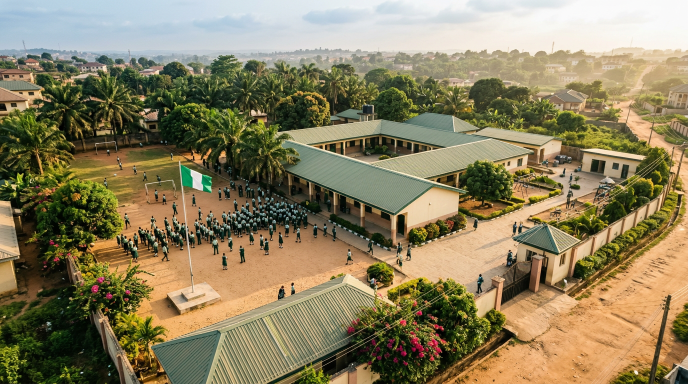
#> input picture scripts/assets/hero-aerial.png, 1376 x 768 px (shown at 1/2 size)
$ python sample-uniform-colour.py assets/hero-aerial.png
#> lines starting #> are read from the running program, lines starting #| are printed output that depends on the picture
#!/usr/bin/env python3
"""Sample the dominant uniform colour from a photograph of MGGS pupils.

Usage:
    python3 scripts/sample-uniform-colour.py path/to/uniform-photo.jpg
    python3 scripts/sample-uniform-colour.py path/to/photo.jpg --region 0.3,0.2,0.7,0.6

The script is deliberately conservative:

  * the background near the frame edges is estimated and excluded,
  * very light (sky/walls) and near-neutral (skin, white shirts in shadow)
    clusters are deprioritised rather than picked blindly,
  * the fabric is assumed to be a saturated, mid-to-dark colour, which is what
    school uniform cloth typically is.

It prints the dominant fabric colours with HEX/RGB values, the HSL of each, and a
recommended primary. It also writes a swatch image so the result can be checked
by eye. Nothing is written into the site — the colour is only adopted after a
human has looked at the swatches and confirmed they match the uniform.

Requirements: pillow  (pip install pillow)
"""
from __future__ import annotations

import argparse
import colorsys
import sys
from pathlib import Path

from PIL import Image

MAX_SIDE = 480  # downsample before clustering; plenty for colour statistics


def load(path: Path, region: tuple[float, float, float, float] | None) -> Image.Image:
    image = Image.open(path).convert("RGB")
    if region:
        left, top, right, bottom = region
        image = image.crop(
            (
                int(left * image.width),
                int(top * image.height),
                int(right * image.width),
                int(bottom * image.height),
            )
        )
    image.thumbnail((MAX_SIDE, MAX_SIDE), Image.LANCZOS)
    return image


def edge_background(image: Image.Image) -> tuple[float, float, float]:
    """Average colour of a thin border — a proxy for the scene background."""
    w, h = image.size
    pixels = image.load()
    samples = []
    band = max(1, min(w, h) // 40)
    for x in range(w):
        for y in list(range(band)) + list(range(h - band, h)):
            samples.append(pixels[x, y])
    for y in range(h):
        for x in list(range(band)) + list(range(w - band, w)):
            samples.append(pixels[x, y])
    count = len(samples) or 1
    return (
        sum(p[0] for p in samples) / count,
        sum(p[1] for p in samples) / count,
        sum(p[2] for p in samples) / count,
    )


def distance(a: tuple[float, float, float], b: tuple[float, float, float]) -> float:
    return sum((x - y) ** 2 for x, y in zip(a, b)) ** 0.5


def quantise(image: Image.Image, colours: int) -> list[tuple[tuple[int, int, int], int]]:
    palette = image.convert("P", palette=Image.ADAPTIVE, colors=colours)
    palette = palette.convert("RGB")
    counts: dict[tuple[int, int, int], int] = {}
    for pixel in palette.getdata():
        counts[pixel] = counts.get(pixel, 0) + 1
    return sorted(counts.items(), key=lambda item: item[1], reverse=True)


def describe(rgb: tuple[int, int, int]) -> dict[str, float]:
    r, g, b = (channel / 255 for channel in rgb)
    h, l, s = colorsys.rgb_to_hls(r, g, b)
    return {"h": h * 360, "l": l, "s": s}


def hexcode(rgb: tuple[int, int, int]) -> str:
    return "#{:02X}{:02X}{:02X}".format(*rgb)


def darken(rgb: tuple[int, int, int], factor: float = 0.62) -> tuple[int, int, int]:
    return tuple(max(0, int(channel * factor)) for channel in rgb)  # type: ignore[return-value]


def lighten(rgb: tuple[int, int, int], factor: float = 0.86) -> tuple[int, int, int]:
    return tuple(int(channel + (255 - channel) * factor) for channel in rgb)  # type: ignore[return-value]


def luminance(rgb: tuple[int, int, int]) -> float:
    def channel(value: int) -> float:
        c = value / 255
        return c / 12.92 if c <= 0.03928 else ((c + 0.055) / 1.055) ** 2.4

    r, g, b = (channel(v) for v in rgb)
    return 0.2126 * r + 0.7152 * g + 0.0722 * b


def contrast(a: tuple[int, int, int], b: tuple[int, int, int]) -> float:
    la, lb = luminance(a), luminance(b)
    lighter, darker = max(la, lb), min(la, lb)
    return (lighter + 0.05) / (darker + 0.05)


def write_swatches(candidates, path: Path) -> None:
    swatch_w, swatch_h = 220, 96
    canvas = Image.new("RGB", (swatch_w, swatch_h * len(candidates)), (245, 244, 240))
    for index, (rgb, share) in enumerate(candidates):
        block = Image.new("RGB", (swatch_w, swatch_h), rgb)
        canvas.paste(block, (0, index * swatch_h))
    canvas.save(path)
    print(f"\nswatches written to {path}")


def main() -> int:
    parser = argparse.ArgumentParser(description="Sample the dominant uniform colour from a photo.")
    parser.add_argument("photo", type=Path, help="photograph of MGGS pupils in uniform")
    parser.add_argument(
        "--region",
        help="optional crop as left,top,right,bottom fractions (e.g. 0.25,0.15,0.75,0.75) "
        "to isolate the uniform from the rest of the frame",
    )
    parser.add_argument("--colours", type=int, default=10, help="palette size before filtering")
    parser.add_argument("--min-saturation", type=float, default=0.18)
    parser.add_argument("--min-lightness", type=float, default=0.08)
    parser.add_argument("--max-lightness", type=float, default=0.72)
    args = parser.parse_args()

    if not args.photo.exists():
        print(f"photo not found: {args.photo}", file=sys.stderr)
        return 1

    region = None
    if args.region:
        try:
            region = tuple(float(part) for part in args.region.split(","))  # type: ignore[assignment]
            if len(region) != 4:
                raise ValueError
        except ValueError:
            print("--region must be four comma-separated fractions", file=sys.stderr)
            return 1

    image = load(args.photo, region)
#> in load, image is the input picture: PIL image 1376x768 RGB; mean R, G, B 139.2, 127.9, 94.9
#> in load, `image.thumbnail((MAX_SIDE, MAX_SIDE), Image.LANCZOS)`:
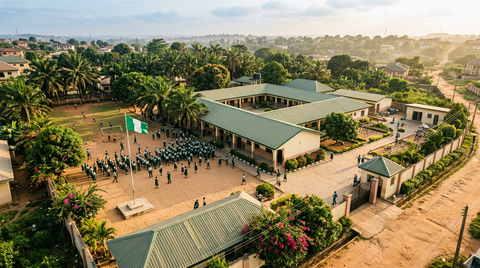
#> image: PIL image 480x268 RGB; mean R, G, B 139.2, 127.9, 94.9
    background = edge_background(image)
#> after the loop in edge_background, `for x in range(w):`: samples = 5760 items, first 6: (181, 208, 226), (180, 206, 225), (180, 207, 226), (179, 206, 226), (176, 205, 224), (178, 205, 224)
#> after the loop in edge_background, `for y in range(h):`: samples = 8976 items, first 6: (181, 208, 226), (180, 206, 225), (180, 207, 226), (179, 206, 226), (176, 205, 224), (178, 205, 224)
#> in edge_background, `count = len(samples) or 1`: count = 8976
#> background = (161.5, 153.8, 129.3)
    total = sum(count for _, count in quantise(image, args.colours))
#> in quantise, `palette = image.convert("P", palette=Image.ADAPTIVE, colors=colours)`:
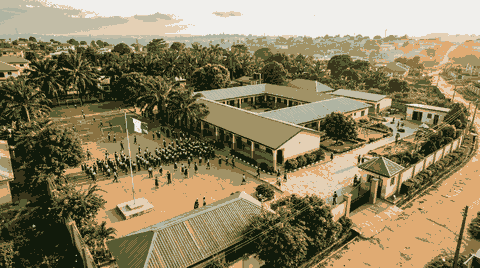
#> palette: PIL image 480x268 P; mean R, G, B 140.5, 128.3, 95.6
#> the loop in quantise, `for pixel in palette.getdata():` made 128640 passes
#> pixel on passes 1 to 3: (194, 189, 167), (194, 189, 167), (194, 189, 167)
#> after the loop in quantise, `for pixel in palette.getdata():`: counts = 10 items
#> total = 128640

    candidates: list[tuple[tuple[int, int, int], int]] = []
    rejected: list[str] = []
    for rgb, count in quantise(image, args.colours):
        share = count / total
        hls = describe(rgb)
        reason = None
        if share < 0.02:
            reason = "too little of the frame"
        elif distance(rgb, background) < 40:
            reason = "matches the background"
        elif hls["s"] < args.min_saturation:
            reason = "near-neutral (skin, white, grey)"
        elif not (args.min_lightness <= hls["l"] <= args.max_lightness):
            reason = "too light or too dark for fabric"
        if reason:
            rejected.append(f"  {hexcode(rgb)} {share:5.1%}  {reason}")
            continue
        candidates.append((rgb, share))
#> this loop made 10 passes
#> (rgb, count, share, r in describe, g in describe, b in describe, h in describe, l in describe) on passes 2, 3, 7, 8, 10: ((161, 146, 102), 17302, 0.134, 0.631, 0.573, 0.4, 0.124, 0.516), ((17, 26, 11), 16164, 0.126, 0.0667, 0.102, 0.0431, 0.267, 0.0725), ((240, 239, 236), 12302, 0.0956, 0.941, 0.937, 0.925, 0.125, 0.933), ((228, 208, 181), 6851, 0.0533, 0.894, 0.816, 0.71, 0.0957, 0.802), ((175, 180, 162), 5349, 0.0416, 0.686, 0.706, 0.635, 0.213, 0.671)
#> (rgb, count, share, r in describe, g in describe, b in describe, h in describe, l in describe) on passes 1, 4, 5, 6, 9: ((224, 171, 115), 17675, 0.137, 0.878, 0.671, 0.451, 0.0856, 0.665), ((58, 54, 28), 15815, 0.123, 0.227, 0.212, 0.11, 0.144, 0.169), ((87, 91, 51), 15767, 0.123, 0.341, 0.357, 0.2, 0.183, 0.278), ((138, 114, 66), 15000, 0.117, 0.541, 0.447, 0.259, 0.111, 0.4), ((194, 189, 167), 6415, 0.0499, 0.761, 0.741, 0.655, 0.136, 0.708)
#> after the loop, candidates = [((224, 171, 115), 0.137), ((58, 54, 28), 0.123), ((87, 91, 51), 0.123), ((138, 114, 66), 0.117), ((194, 189, 167), 0.0499)]; rejected = 5 items

    print(f"photo: {args.photo}")
    print(f"sampled region: {region or 'whole frame'}")
    print(f"estimated background: {hexcode(tuple(int(c) for c in background))}\n")
#| estimated background: #A19981

    if not candidates:
        print("No fabric-like colour found. Try --region to crop onto the uniform,", file=sys.stderr)
        print("or loosen --min-saturation / --max-lightness.", file=sys.stderr)
        print("\nRejected clusters:", file=sys.stderr)
        print("\n".join(rejected) or "  (none)", file=sys.stderr)
        return 2

    print("candidate uniform colours (most common first):")
    print(f"  {'HEX':8} {'share':>6}  {'HSL':>18}  contrast vs white / black")
    for rgb, share in candidates:
        hls = describe(rgb)
        print(
            f"  {hexcode(rgb):8} {share:5.1%}  "
            f"H{hls['h']:5.1f} S{hls['s']:4.0%} L{hls['l']:4.0%}  "
            f"{contrast(rgb, (255, 255, 255)):5.2f} / {contrast(rgb, (0, 0, 0)):4.2f}"
        )
#> this loop made 5 passes
#> (rgb, share, h in describe, l in describe, s in describe, hls, la in contrast, lighter in contrast) on passes 1 to 5: ((224, 171, 115), 0.137, 0.0856, 0.665, 0.637, {'h': 30.83, 'l': 0.665, 's': 0.637}, 0.462, 0.462), ((58, 54, 28), 0.123, 0.144, 0.169, 0.349, {'h': 52, 'l': 0.169, 's': 0.349}, 0.0362, 0.0362), ((87, 91, 51), 0.123, 0.183, 0.278, 0.282, {'h': 66, 'l': 0.278, 's': 0.282}, 0.0975, 0.0975), ((138, 114, 66), 0.117, 0.111, 0.4, 0.353, {'h': 40, 'l': 0.4, 's': 0.353}, 0.178, 0.178), ((194, 189, 167), 0.0499, 0.136, 0.708, 0.181, {'h': 48.89, 'l': 0.708, 's': 0.181}, 0.507, 0.507)
#|   #E0AB73  13.7%  H 30.8 S 64% L 66%   2.05 / 10.24
#|   #3A361C  12.3%  H 52.0 S 35% L 17%  12.18 / 1.72
#|   #575B33  12.3%  H 66.0 S 28% L 28%   7.12 / 2.95
#|   #8A7242  11.7%  H 40.0 S 35% L 40%   4.60 / 4.57
#|   #C2BDA7   5.0%  H 48.9 S 18% L 71%   1.89 / 11.13

    primary = candidates[0][0]
#> primary = (224, 171, 115)
    print("\nsuggested primary:", hexcode(primary))
#| suggested primary: #E0AB73
    print("  primary-dark  :", hexcode(darken(primary)))
#|   primary-dark  : #8A6A47
    print("  primary-light :", hexcode(lighten(primary)))
#|   primary-light : #FAF3EB
    white_contrast = contrast(primary, (255, 255, 255))
#> white_contrast = 2.05
    print(
        "  white text on primary: "
        f"{white_contrast:.2f}:1 — {'AA for normal text' if white_contrast >= 4.5 else 'large text / UI only'}"
    )
#|   white text on primary: 2.05:1 — large text / UI only

    write_swatches(candidates, Path("/tmp/uniform-swatches.png"))
#> in write_swatches, `canvas = Image.new("RGB", (swatch_w, swatch_h * len(candidates)), (245..`:
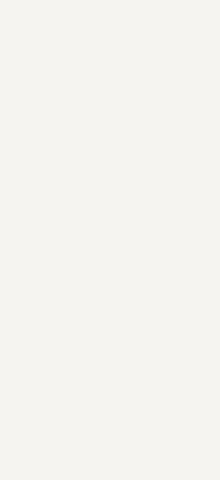
#> canvas: PIL image 220x480 RGB; mean R, G, B 245, 244, 240
#> the loop in write_swatches, `for index, (rgb, share) in enumerate(candidates):` made 5 passes
#> (rgb, share) on passes 1 to 5: ((224, 171, 115), 0.137), ((58, 54, 28), 0.123), ((87, 91, 51), 0.123), ((138, 114, 66), 0.117), ((194, 189, 167), 0.0499)
#> pass 1, in write_swatches, `block = Image.new("RGB", (swatch_w, swatch_h), rgb)`:
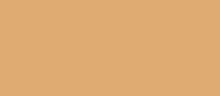
#> block: PIL image 220x96 RGB; mean R, G, B 224, 171, 115
#> pass 3, in write_swatches, `block = Image.new("RGB", (swatch_w, swatch_h), rgb)`:
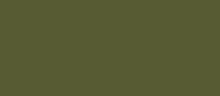
#> block: PIL image 220x96 RGB; mean R, G, B 87, 91, 51
#> after the loop in write_swatches, `for index, (rgb, share) in enumerate(candidates):`:
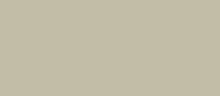
#> block: PIL image 220x96 RGB; mean R, G, B 194, 189, 167
#> after the loop in write_swatches, `for index, (rgb, share) in enumerate(candidates):`:
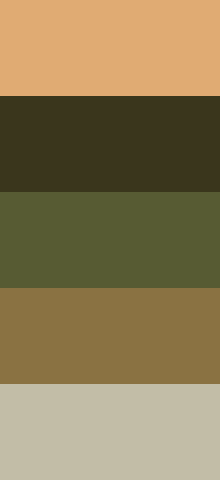
#> canvas: PIL image 220x480 RGB; mean R, G, B 140.2, 123.8, 85.4
    return 0


if __name__ == "__main__":
    raise SystemExit(main())
#> (the program exits here)
